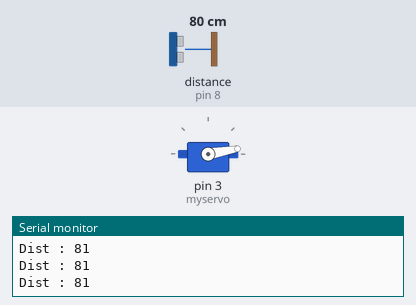
A sketch run on a simulated Arduino Uno, built with avr-gcc and run on an emulated ATmega328P. Parts: servo, the last lines printed to the serial monitor. The inputs (shaded band) are chosen by the test bench; at power-on: distance to the obstacle (sensor on pin 8) 80 cm. The echo pulse lasts 58.3 µs per cm.

Above: at 1.3 s.
1.4 s: distance to the obstacle (sensor on pin 8) set to 13 cm
2.9 s: distance to the obstacle (sensor on pin 8) set to 10 cm
At 3.3 s:
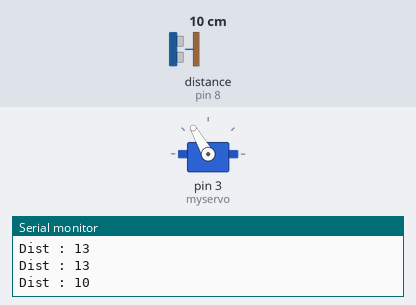
5.9 s: distance to the obstacle (sensor on pin 8) set to 7 cm
8.9 s: distance to the obstacle (sensor on pin 8) set to 4 cm
At 9.6 s:
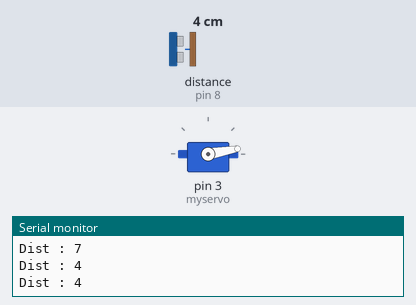
Timing chart, 0 to 11.5 s (numbered marks = the images above; inputs shaded):
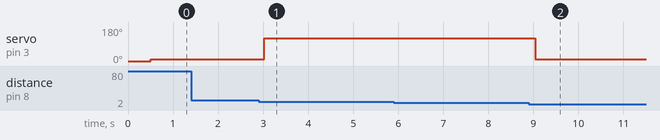

Measured:
- the behaviour switches between 12 and 11 cm on distance to the obstacle (sensor on pin 8) (found by bisection; images 0 and 1)
- the behaviour switches between 6 and 5 cm on distance to the obstacle (sensor on pin 8) (found by bisection; images 1 and 2)
- after the input at 2.9 s, servo on pin 3 (myservo): 10° → 120° after 0.12 s
- after the input at 8.9 s, servo on pin 3 (myservo): 120° → 10° after 0.14 s

The sketch:

AutoHandSanitizer.ino
```cpp
//HyperLab
#include <NewPing.h>
#include <Servo.h>
#define TRIG 7
#define ECHO 8
#define MAX 500
int dist=0;

NewPing ultra(TRIG, ECHO, MAX);
Servo myservo;
Servo myservo2;

void setup()
{
  Serial.begin(9600);
  myservo.attach(3);
  myservo.write(0);
}

void loop()
{
  dist=ultra.ping_cm();
  Serial.print("Dist : ");
  Serial.println(dist);
  if(dist>5 && dist<12)
  {
    myservo.write(120);
  }
  delay(500);
  myservo.write(10);
}
```
